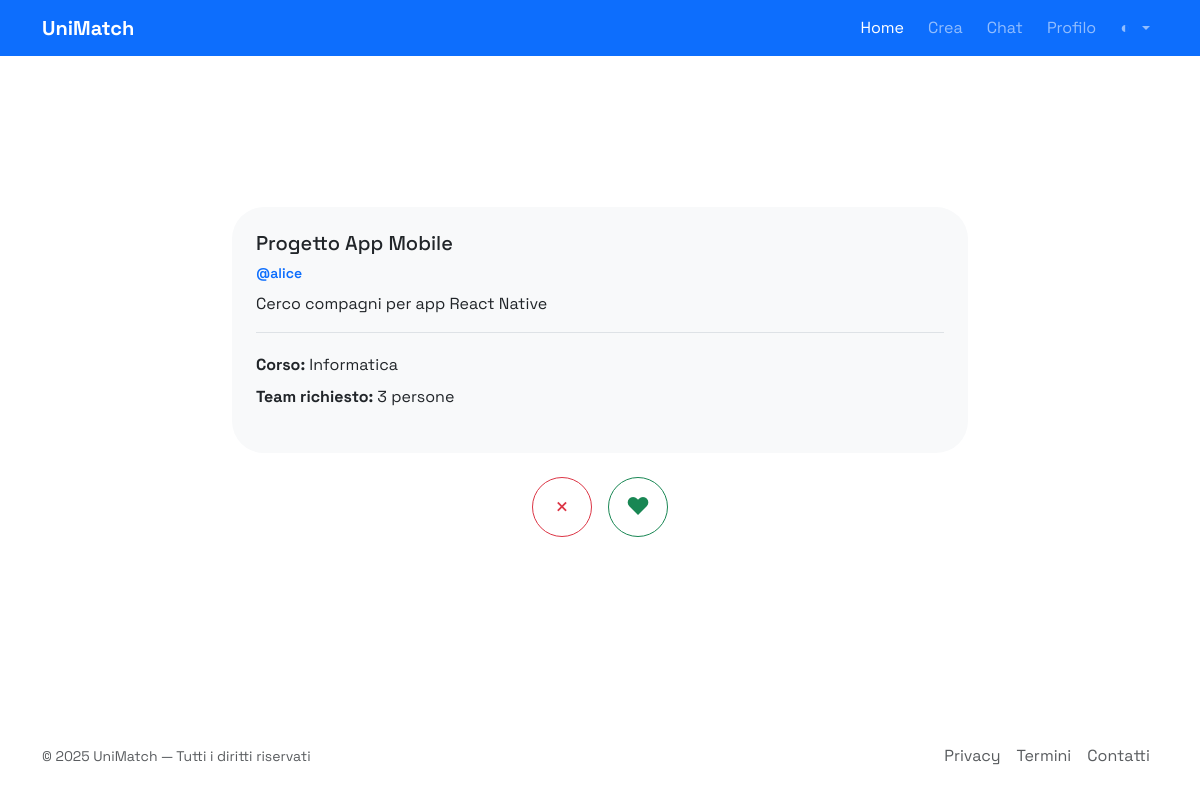
Page /index.php (signed in) on the committed database.
### tables this page shows
CREATE TABLE posts (
    id SERIAL PRIMARY KEY,
    user_username VARCHAR(50) NOT NULL,
    title VARCHAR(255),
    content TEXT NOT NULL,
    degree_course VARCHAR(100) NOT NULL,
    num_collaborators INT DEFAULT 1,
    skills_required TEXT,
    created_at TIMESTAMP DEFAULT CURRENT_TIMESTAMP,
    CONSTRAINT fk_posts_user
        FOREIGN KEY (user_username)
        REFERENCES users(username)
        ON DELETE CASCADE
);

### app/Database.php (called while the page is built, shortened)
<?php
class Database
{
    private static $instance = null;
    private function __construct()
    {
        $config = require __DIR__ . '/../config/database.php';
        $host = $config['host'] ?? '127.0.0.1';
        $user = $config['user'] ?? '';
        $pass = $config['pass'] ?? '';
        $dbname = $config['dbname'] ?? '';
        $port = isset($config['port']) ? (int)$config['port'] : 3306;
        $charset = $config['charset'] ?? 'utf8mb4';
        $this->conn = new mysqli($host, $user, $pass, $dbname, $port);
    }
    public static function getInstance()
    {
        if (self::$instance === null) {
            self::$instance = new self();
        }
        return self::$instance->conn;
    }
}

### config/database.php (called while the page is built)
<?php
return [
    'host' => 'localhost',
    'dbname' => 'web25',
    'user' => 'root',
    'pass' => '',
    'charset' => 'utf8mb4',
    'port' => 3306
];

### public/index.php (called while the page is built, shortened)
<?php
require_once __DIR__ . '/../app/User.php';
require_once __DIR__ . '/../app/Post.php';
$userModel = new User();
$user = $userModel->find($_SESSION['username']);
$postModel = new Post();
$post = $postModel->nextPost($user['username']);
include 'template/index.php';
$content = ob_get_clean();
include 'template/base.php';

### app/User.php (called while the page is built, shortened)
<?php
require_once __DIR__ . '/Database.php';
class User
{
    private $db;
    public function __construct()
    {
        $this->db = Database::getInstance();
    }
    public function find(string $value): ?array
    {
        $stmt = $this->db->prepare(
            "SELECT username, email, password_hash, role
            FROM users
            WHERE username = ? OR email = ?
            LIMIT 1"
        );
        $stmt->bind_param('ss', $value, $value);
        $stmt->execute();
        $result = $stmt->get_result();
        $user = $result->fetch_assoc();
        return $user ?: null;
    }
}

### app/Post.php (called while the page is built, shortened)
<?php
require_once __DIR__ . '/Database.php';
class Post
{
    private $db;
    public function __construct()
    {
        $this->db = Database::getInstance();
    }
    public function nextPost($username): ?array
    {
        $stmt = $this->db->prepare(
            "SELECT p.* FROM posts p LEFT JOIN reactions r ON p.id = r.post_id AND r.user_username = ? WHERE p.user_username != ? AND r.post_id IS NULL ORDER BY p.created_at DESC LIMIT 1"
        );
        $stmt->bind_param('ss', $username, $username);
        $stmt->execute();
        $result = $stmt->get_result();
        $post = $result->fetch_assoc();
        return $post ?: null;
    }
}

### public/template/index.php (the view, shortened to what this page needs)
<?php if ($post): ?>
<article class="card border-0 rounded-5 mb-4 bg-body-tertiary">
    <div class="card-body p-4 position-relative">
        <h2 class="card-title h5"><?= htmlspecialchars($post['title']) ?></h2>
        <div class="text-primary fw-semibold small">@<?= htmlspecialchars($post['user_username']) ?></div>
        <p class="mt-2"><?= nl2br(htmlspecialchars($post['content'])) ?></p>
        <ul class="list-unstyled mt-3 pt-3 border-top">
            <li class="py-1"><strong>Corso:</strong> <?= htmlspecialchars($post['degree_course']) ?></li>
            <li class="py-1"><strong>Team richiesto:</strong> <?= intval($post['num_collaborators']) ?> persone</li>
        </ul>
    </div>
</article>
<div class="actions d-flex justify-content-center gap-3 my-4">
    <form method="POST" action="react.php">
        <button type="submit" aria-label="Skip" title="Skip"
            class="btn btn-outline-danger rounded-circle d-flex justify-content-center align-items-center"
            style="width: 60px; height: 60px; font-size: 1.5rem;">
            ×
        </button>
    </form>
    <form method="POST" action="react.php">
        <button type="submit" aria-label="Like" title="Like"
            class="btn btn-outline-success rounded-circle d-flex justify-content-center align-items-center"
            style="width: 60px; height: 60px; font-size: 1.5rem;">
            ♥
        </button>
    </form>
</div>
<?php else: ?>
    <p class="text-center text-muted">Non ci sono più post disponibili al momento.</p>
<?php endif; ?>

### public/template/base.php (shortened to what this page needs)
<!DOCTYPE html>
<html lang="it">
<head>
    <link href="https://cdn.jsdelivr.net/npm/bootstrap@5.3.8/dist/css/bootstrap.min.css" rel="stylesheet"
>
    <link rel="stylesheet" href="assets/css/style.css">
</head>
<body class="d-flex flex-column min-vh-100">
    <?php include 'partials/navbar.php'; ?>
    <main class="flex-grow-1 d-flex align-items-center py-5" role="main">
        <div class="container">
            <div class="row justify-content-center">
                <div class="<?php echo $pageWide ?? false ? 'col-12' : 'col-lg-9 col-xl-8'; ?>">
                    <?php echo $content; ?>
                </div>
            </div>
        </div>
    </main>
    <?php include 'partials/footer.php'; ?>
</body>
</html>

### public/partials/navbar.php (shortened to what this page needs)
<?php
$pages = [
    'index.php'       => ['label' => 'Home', 'key' => 'home'],
    'create-post.php' => ['label' => 'Crea', 'key' => 'create'],
    'chat.php'        => ['label' => 'Chat', 'key' => 'chat'],
    'profile.php'     => ['label' => 'Profilo', 'key' => 'profile'],
];
$currentFile = basename($_SERVER['PHP_SELF']);
$activePageKey = $pages[$currentFile]['key'] ?? '';
?>
<nav class="navbar navbar-dark bg-primary navbar-expand-md">
    <div class="container">
        <a class="navbar-brand fw-bold" href="index.php">UniMatch</a>
        <div class="collapse navbar-collapse" id="mainNav">
            <ul class="navbar-nav ms-auto align-items-center gap-2">
                <?php foreach ($pages as $file => $info):
                    $isActive = $activePageKey === $info['key'];
                ?>
                    <li class="nav-item">
                        <a href="<?= $file ?>"
                           class="nav-link <?= $isActive ? 'active' : '' ?>"
                           <?= $isActive ? 'aria-current="page"' : '' ?>>
                            <?= htmlspecialchars($info['label']) ?>
                        </a>
                    </li>
                <?php endforeach; ?>
                <li class="nav-item dropdown">
                    <a class="nav-link dropdown-toggle d-flex align-items-center"
                       href="#" id="themeDropdown"
                       role="button" data-bs-toggle="dropdown" aria-expanded="false">
                        <span class="me-2" id="themeIcon">◐</span>
                    </a>
                </li>
            </ul>
        </div>
    </div>
</nav>

### public/partials/footer.php
<footer class="mt-auto py-4">
    <div class="container">
        <div class="row align-items-center gy-2">
            <div class="col-12 col-md text-center text-md-start text-body-secondary small">
                &copy; 2025 UniMatch — Tutti i diritti riservati
            </div>
            <div class="col-12 col-md-auto">
                <ul class="nav justify-content-center">
                    <li class="nav-item"><a href="privacy.php" class="nav-link px-2 text-body-secondary">Privacy</a></li>
                    <li class="nav-item"><a href="terms.php" class="nav-link px-2 text-body-secondary">Termini</a></li>
                    <li class="nav-item"><a href="contacts.php" class="nav-link px-2 text-body-secondary">Contatti</a></li>
                </ul>
            </div>
        </div>
    </div>
</footer>

### public/assets/css/style.css (style rules this page uses)
body { font-family: "Space Grotesk", system-ui, -apple-system, "Segoe UI", sans-serif; }

### rows in the picture
posts: title "Progetto App Mobile", user_username "alice", content "Cerco compagni per app React Native", degree_course "Informatica", num_collaborators "3"

### other values in the picture
$info['label'] "Home"
$info['label'] "Crea"
$info['label'] "Chat"
$info['label'] "Profilo"
